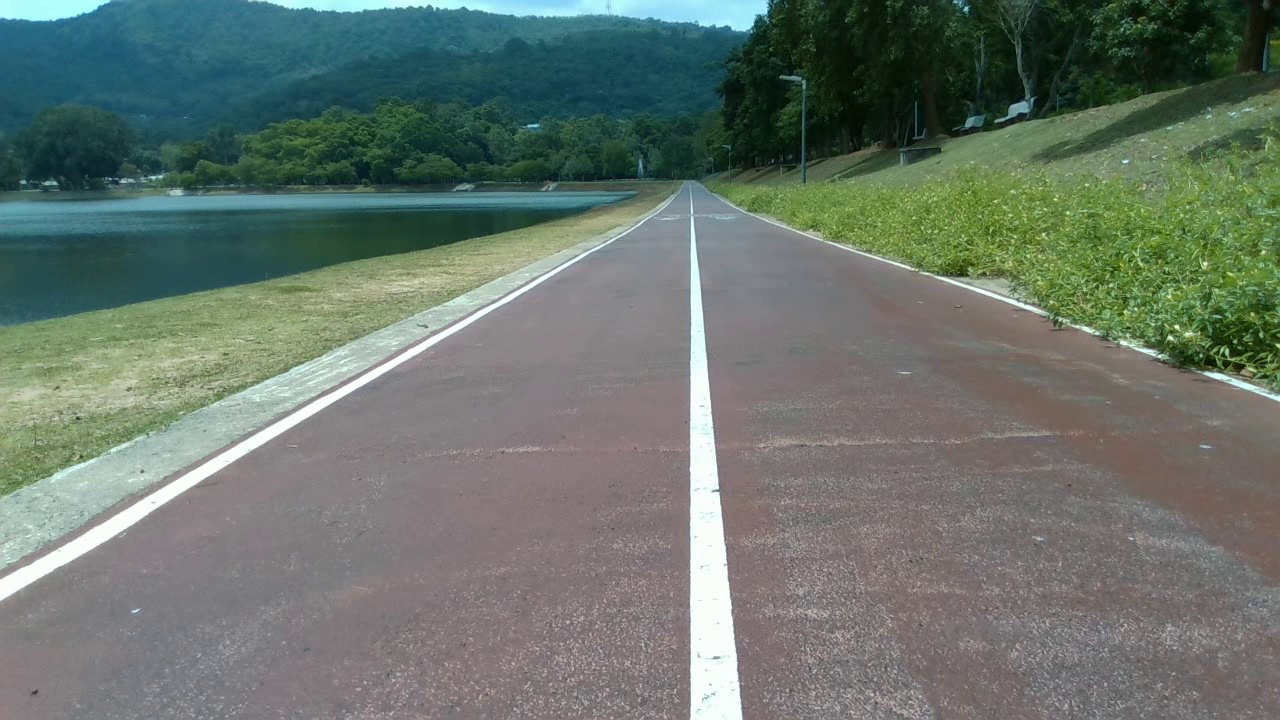
#> input picture dataset_seg/images/train/frame_0001_00000081.jpg, 1280 x 720 px; its folder holds only this picture in this run
$ python dataset.py
#> lines starting #> are read from the running program, lines starting #| are printed output that depends on the picture
"""Dataset utilities for PSU-reservoir lane segmentation from Ultralytics YOLO-seg labels.

Key Features:
1. Flexible Dataset Discovery: Works with either Ultralytics directory structures
   (`<data_root>/images/{train,val}` or `<data_root>/frames/`) and `<data_root>/labels/{train,val}`.
2. Annotation Filtering: Strictly filters for the lane polygon class (configurable via
   `--lane-class-id`, default 0), discarding bounding boxes (5 values) and polyline classes.
3. Native-Resolution Rasterization: Polygons are rasterized onto a full 1280x720 binary mask
   using `cv2.fillPoly` before joint resizing to network input resolution (default 64x36).
4. Photometric Augmentation: Training-only photometric augmentations (white balance,
   brightness, Gaussian blur) applied to the native RGB image prior to resizing.
5. Deterministic Splits: Supports splitting 65% train and 35% test, writing file lists to
   `splits/train.txt` and `splits/test.txt`.
"""
import argparse
import os
import random
from pathlib import Path
from typing import List, Optional, Tuple, Union

import cv2
import numpy as np
import torch
from torch.utils.data import Dataset

IMG_EXTENSIONS = {".jpg", ".jpeg", ".png", ".bmp"}


def resolve_dataset_dirs(data_root: Union[str, Path]) -> Tuple[Path, Path]:
    """Auto-detect images and labels directories within data_root."""
    data_root = Path(data_root)

    # Check images directory
    if (data_root / "images").exists():
        images_dir = data_root / "images"
    elif (data_root / "frames").exists():
        images_dir = data_root / "frames"
    else:
        images_dir = data_root

    # Check labels directory
    if (data_root / "labels").exists():
        labels_dir = data_root / "labels"
    else:
        labels_dir = data_root

    return images_dir, labels_dir


def list_image_files(images_dir: Union[str, Path]) -> List[Path]:
    """Return sorted list of image file paths from directory, including nested train/val."""
    images_dir = Path(images_dir)
    if not images_dir.exists():
        return []

    direct = sorted(p for p in images_dir.iterdir() if p.is_file() and p.suffix.lower() in IMG_EXTENSIONS)
    if direct:
        return direct

    nested = sorted(p for p in images_dir.rglob("*") if p.is_file() and p.suffix.lower() in IMG_EXTENSIONS)
    return nested


def label_path_for_image(image_path: Union[str, Path], labels_dir: Union[str, Path]) -> Path:
    """Derive corresponding .txt label path from image path, handling train/val subfolders."""
    image_path = Path(image_path)
    labels_dir = Path(labels_dir)
    stem = image_path.stem

    candidate = labels_dir / f"{stem}.txt"
    if candidate.exists():
        return candidate

    parent_name = image_path.parent.name
    candidate_sub = labels_dir / parent_name / f"{stem}.txt"
    if candidate_sub.exists():
        return candidate_sub

    for sub in ["train", "val", "test"]:
        cand = labels_dir / sub / f"{stem}.txt"
        if cand.exists():
            return cand

    return candidate


def load_yolo_seg_polygons(
    label_path: Union[str, Path],
    img_w: int,
    img_h: int,
    lane_class_id: int = 0
) -> List[np.ndarray]:
    """Parse YOLO-seg label file and extract only polygons for lane_class_id.

    - Bounding boxes (len == 5) are completely ignored.
    - Polylines/other classes (class_id != lane_class_id) are ignored.
    - Only lines with class_id == lane_class_id and at least 3 points (len >= 7) are kept.
    - Coordinates are unnormalized to native pixel resolution [img_w, img_h].
    """
    label_path = Path(label_path)
    polygons = []
    if not label_path.exists():
        return polygons

    with open(label_path, "r", encoding="utf-8") as f:
        for line in f:
            parts = line.strip().split()
            # Bounding box has 5 tokens (class x y w h); ignore it.
            # A valid polygon needs class_id + at least 3 (x, y) coordinates = >= 7 tokens.
            if len(parts) < 7 or (len(parts) - 1) % 2 != 0:
                continue

            try:
                cls_id = int(float(parts[0]))
            except ValueError:
                continue

            # Strict filter: keep ONLY the specified lane polygon class
            if cls_id != lane_class_id:
                continue

            # Extract normalized coordinates and scale to native pixel dimensions
            coords = np.array(parts[1:], dtype=np.float32).reshape(-1, 2)
            coords[:, 0] = np.clip(coords[:, 0] * img_w, 0, img_w - 1)
            coords[:, 1] = np.clip(coords[:, 1] * img_h, 0, img_h - 1)
            polygons.append(coords.astype(np.int32))

    return polygons


def polygons_to_mask(polygons: List[np.ndarray], img_w: int, img_h: int) -> np.ndarray:
    """Rasterize polygon coordinates into a full-resolution binary mask (0 or 1)."""
    mask = np.zeros((img_h, img_w), dtype=np.uint8)
    if polygons:
        cv2.fillPoly(mask, polygons, color=1)
    return mask


def augment_image(image: np.ndarray) -> np.ndarray:
    """Apply slight photometric augmentations on the native-resolution image.

    - White balance shift: per-channel random gain ~[0.92, 1.08]
    - Brightness shift: random delta ~[-25, +25]
    - Light Gaussian blur: kernel size 3 or 5
    Does not alter spatial geometry or ground-truth mask alignment.
    """
    img = image.astype(np.float32)

    # 1. Random white-balance shift
    if random.random() < 0.5:
        gains = np.random.uniform(0.92, 1.08, size=3).astype(np.float32)
        img = img * gains[np.newaxis, np.newaxis, :]

    # 2. Random brightness shift (simulating variable sun / shadow)
    if random.random() < 0.5:
        delta = np.random.uniform(-25.0, 25.0)
        img = img + delta

    img = np.clip(img, 0, 255).astype(np.uint8)

    # 3. Light Gaussian blur
    if random.random() < 0.3:
        k = random.choice([3, 5])
        img = cv2.GaussianBlur(img, (k, k), 0)

    return img


def compute_dataset_statistics(
    image_paths: List[Path],
    labels_dir: Path,
    lane_class_id: int = 0,
    img_w: int = 1280,
    img_h: int = 720
) -> dict:
    """Compute and return dataset statistics: count, empty masks, and mean lane ratio."""
#> called with lane_class_id = 0, img_w = 1280, img_h = 720
    empty_masks = 0
    area_ratios = []

    for img_path in image_paths:
        lbl_path = label_path_for_image(img_path, labels_dir)
        polys = load_yolo_seg_polygons(lbl_path, img_w, img_h, lane_class_id=lane_class_id)
        mask = polygons_to_mask(polys, img_w, img_h)
        ratio = float(np.mean(mask))
        area_ratios.append(ratio)
        if ratio == 0.0:
            empty_masks += 1

    mean_ratio = float(np.mean(area_ratios)) if area_ratios else 0.0
    stats = {
        "num_images": len(image_paths),
        "empty_masks": empty_masks,
        "mean_lane_area_ratio": mean_ratio,
        "lane_class_id": lane_class_id
    }
    return stats


def print_dataset_statistics(stats: dict) -> None:
    """Print formatted dataset statistics at startup."""
    print("=" * 60)
    print("DATASET STATISTICS (PSU-reservoir Lane Dataset)")
    print(f"  - Lane polygon class ID : {stats['lane_class_id']}")
    print(f"  - Total images parsed    : {stats['num_images']}")
    print(f"  - Empty lane masks       : {stats['empty_masks']} ({stats['empty_masks'] / max(1, stats['num_images']) * 100:.2f}%)")
    print(f"  - Mean lane-area ratio   : {stats['mean_lane_area_ratio']:.4f} ({stats['mean_lane_area_ratio'] * 100:.2f}%)")
    print("=" * 60)


class LaneSegDataset(Dataset):
    """PyTorch Dataset for custom Lane UNet.

    Accepts either an images directory or an explicit list of image Paths.
    Rasterizes lane polygons at native resolution, optionally augments,
    and resizes both image and mask together to (target_w, target_h).
    """

    def __init__(
        self,
        images: Union[str, Path, List[Path]],
        labels_dir: Union[str, Path],
        target_w: int = 64,
        target_h: int = 36,
        lane_class_id: int = 0,
        augment: bool = False
    ):
        if isinstance(images, (str, Path)):
            self.image_paths = list_image_files(images)
        else:
            self.image_paths = list(images)

        self.labels_dir = Path(labels_dir)
        self.target_w = target_w
        self.target_h = target_h
        self.lane_class_id = lane_class_id
        self.augment = augment

    def __len__(self) -> int:
        return len(self.image_paths)

    def __getitem__(self, idx: int) -> Tuple[torch.Tensor, torch.Tensor]:
#> called with idx = 0
        img_path = self.image_paths[idx]
        image_bgr = cv2.imread(str(img_path), cv2.IMREAD_COLOR)
#> image_bgr is the input picture: shape (720, 1280, 3); mean B, G, R 107.7, 116.5, 104.5
        if image_bgr is None:
            raise RuntimeError(f"Could not read image: {img_path}")

        image_rgb = cv2.cvtColor(image_bgr, cv2.COLOR_BGR2RGB)
        orig_h, orig_w = image_rgb.shape[:2]
#> orig_h = 720; orig_w = 1280

        lbl_path = label_path_for_image(img_path, self.labels_dir)
        polygons = load_yolo_seg_polygons(lbl_path, orig_w, orig_h, lane_class_id=self.lane_class_id)
#> polygons = []
        mask = polygons_to_mask(polygons, orig_w, orig_h)

        # Photometric augmentation (train only) applied before resizing
        if self.augment:
            image_rgb = augment_image(image_rgb)

        # Resize image and mask together to network input dimensions
        # cv2.resize expects (width, height)
        resized_img = cv2.resize(image_rgb, (self.target_w, self.target_h), interpolation=cv2.INTER_AREA)
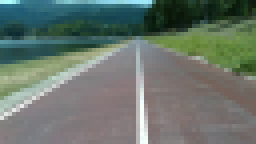
#> resized_img: shape (36, 64, 3) (shown 4 times larger); mean R, G, B 104.5, 116.5, 107.6
        resized_mask = cv2.resize(mask, (self.target_w, self.target_h), interpolation=cv2.INTER_NEAREST)
#> mask: shape (720, 1280); every value is 0

        # Convert to PyTorch tensors
        # Image: (3, H, W) normalized to [0, 1]
#> (the run stopped early here; a loop or call above may not have finished)

$ run again, on dataset_seg/images/val/frame_0101_00003787.jpg
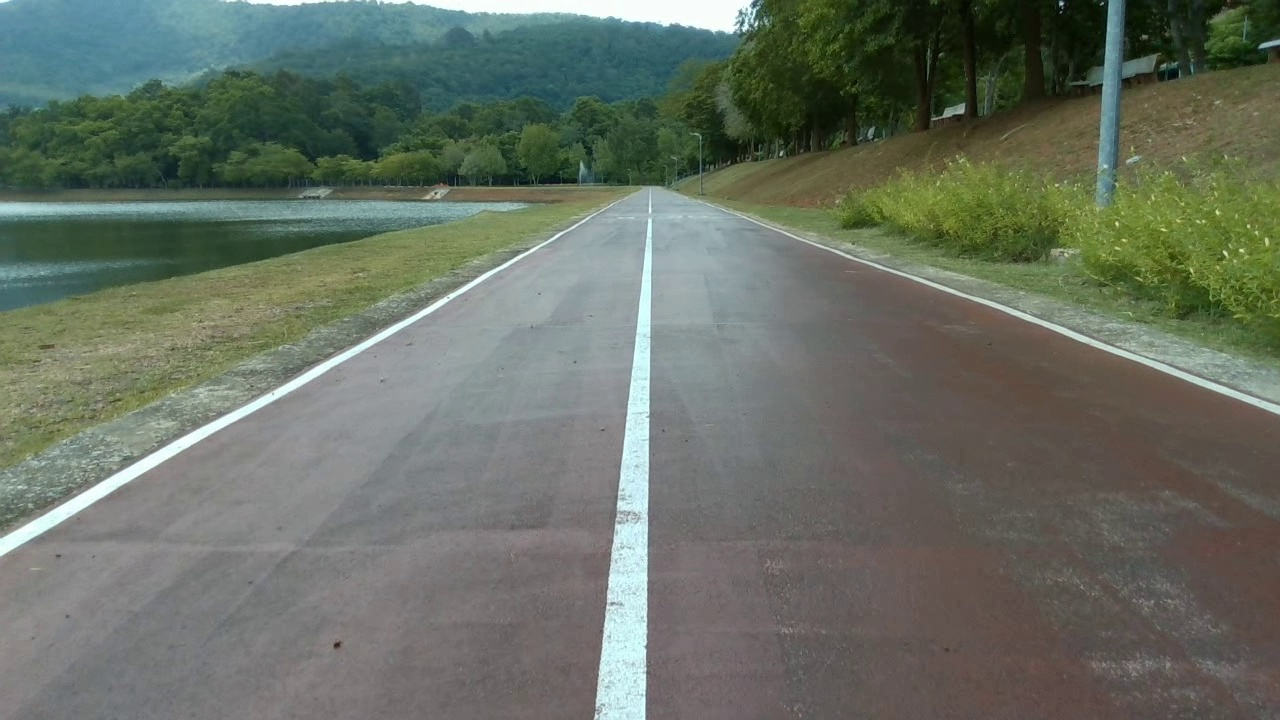
#> input picture dataset_seg/images/val/frame_0101_00003787.jpg, 1280 x 720 px
#> in __getitem__, image_bgr is the input picture: shape (720, 1280, 3); mean B, G, R 99.7, 111.4, 103.5
#> in __getitem__, `resized_img = cv2.resize(image_rgb, (self.target_w, self.target_h), in..`:
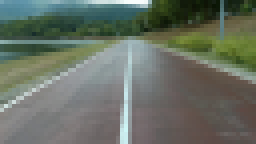
#> resized_img: shape (36, 64, 3) (shown 4 times larger); mean R, G, B 103.5, 111.4, 99.7
#> mask: shape (720, 1280); every value is 0
